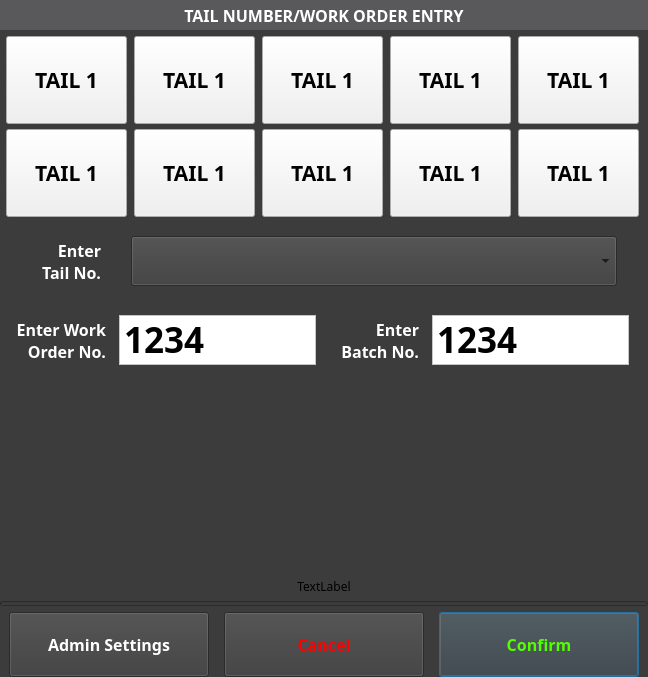
<?xml version="1.0" encoding="UTF-8"?>
<ui version="4.0">
 <class>SelectTail</class>
 <widget class="QWidget" name="SelectTail">
  <property name="windowModality">
   <enum>Qt::WindowModal</enum>
  </property>
  <property name="geometry">
   <rect>
    <x>0</x>
    <y>0</y>
    <width>648</width>
    <height>677</height>
   </rect>
  </property>
  <property name="minimumSize">
   <size>
    <width>648</width>
    <height>677</height>
   </size>
  </property>
  <property name="maximumSize">
   <size>
    <width>648</width>
    <height>677</height>
   </size>
  </property>
  <property name="font">
   <font>
    <family>Century Gothic</family>
   </font>
  </property>
  <property name="windowTitle">
   <string>TAIL NUMBER/WORK ORDER ENTRY [ #aDMINnAMEhERE# ]</string>
  </property>
  <property name="styleSheet">
   <string notr="true">background-color: rgb(60, 60, 60);</string>
  </property>
  <layout class="QGridLayout" name="gridLayout_2">
   <property name="leftMargin">
    <number>0</number>
   </property>
   <property name="topMargin">
    <number>0</number>
   </property>
   <property name="rightMargin">
    <number>0</number>
   </property>
   <property name="bottomMargin">
    <number>0</number>
   </property>
   <item row="0" column="0">
    <widget class="QLabel" name="lblTitle">
     <property name="sizePolicy">
      <sizepolicy hsizetype="Preferred" vsizetype="Fixed">
       <horstretch>0</horstretch>
       <verstretch>0</verstretch>
      </sizepolicy>
     </property>
     <property name="minimumSize">
      <size>
       <width>0</width>
       <height>30</height>
      </size>
     </property>
     <property name="maximumSize">
      <size>
       <width>16777215</width>
       <height>30</height>
      </size>
     </property>
     <property name="font">
      <font>
       <family>Century Gothic</family>
       <pointsize>12</pointsize>
       <weight>75</weight>
       <bold>true</bold>
      </font>
     </property>
     <property name="styleSheet">
      <string notr="true">color: rgb(255, 255, 255);
background-color: rgb(89, 89, 92);</string>
     </property>
     <property name="text">
      <string>TAIL NUMBER/WORK ORDER ENTRY</string>
     </property>
     <property name="alignment">
      <set>Qt::AlignCenter</set>
     </property>
    </widget>
   </item>
   <item row="7" column="0">
    <widget class="QProgressBar" name="progressBar">
     <property name="minimumSize">
      <size>
       <width>0</width>
       <height>5</height>
      </size>
     </property>
     <property name="maximumSize">
      <size>
       <width>16777215</width>
       <height>5</height>
      </size>
     </property>
     <property name="font">
      <font>
       <family>Century Gothic</family>
      </font>
     </property>
     <property name="value">
      <number>0</number>
     </property>
     <property name="textVisible">
      <bool>false</bool>
     </property>
    </widget>
   </item>
   <item row="8" column="0">
    <layout class="QGridLayout" name="gridLayout">
     <item row="0" column="0" alignment="Qt::AlignVCenter">
      <widget class="QPushButton" name="btnAdmin">
       <property name="sizePolicy">
        <sizepolicy hsizetype="Fixed" vsizetype="Fixed">
         <horstretch>0</horstretch>
         <verstretch>0</verstretch>
        </sizepolicy>
       </property>
       <property name="minimumSize">
        <size>
         <width>200</width>
         <height>65</height>
        </size>
       </property>
       <property name="font">
        <font>
         <family>Century Gothic</family>
         <pointsize>12</pointsize>
         <weight>75</weight>
         <bold>true</bold>
        </font>
       </property>
       <property name="styleSheet">
        <string notr="true">color: rgb(255, 255, 255);</string>
       </property>
       <property name="text">
        <string>Admin Settings</string>
       </property>
       <property name="flat">
        <bool>false</bool>
       </property>
      </widget>
     </item>
     <item row="0" column="1" alignment="Qt::AlignVCenter">
      <widget class="QPushButton" name="btnCancel">
       <property name="sizePolicy">
        <sizepolicy hsizetype="Fixed" vsizetype="Fixed">
         <horstretch>0</horstretch>
         <verstretch>0</verstretch>
        </sizepolicy>
       </property>
       <property name="minimumSize">
        <size>
         <width>200</width>
         <height>65</height>
        </size>
       </property>
       <property name="font">
        <font>
         <family>Century Gothic</family>
         <pointsize>12</pointsize>
         <weight>75</weight>
         <bold>true</bold>
        </font>
       </property>
       <property name="styleSheet">
        <string notr="true">color: rgb(255, 0, 0);</string>
       </property>
       <property name="text">
        <string>Cancel</string>
       </property>
       <property name="flat">
        <bool>false</bool>
       </property>
      </widget>
     </item>
     <item row="0" column="2">
      <widget class="QPushButton" name="btnConfirm">
       <property name="sizePolicy">
        <sizepolicy hsizetype="Fixed" vsizetype="Fixed">
         <horstretch>0</horstretch>
         <verstretch>0</verstretch>
        </sizepolicy>
       </property>
       <property name="minimumSize">
        <size>
         <width>200</width>
         <height>65</height>
        </size>
       </property>
       <property name="palette">
        <palette>
         <active>
          <colorrole role="WindowText">
           <brush brushstyle="SolidPattern">
            <color alpha="255">
             <red>85</red>
             <green>255</green>
             <blue>0</blue>
            </color>
           </brush>
          </colorrole>
          <colorrole role="Button">
           <brush brushstyle="SolidPattern">
            <color alpha="255">
             <red>60</red>
             <green>60</green>
             <blue>60</blue>
            </color>
           </brush>
          </colorrole>
          <colorrole role="Text">
           <brush brushstyle="SolidPattern">
            <color alpha="255">
             <red>85</red>
             <green>255</green>
             <blue>0</blue>
            </color>
           </brush>
          </colorrole>
          <colorrole role="ButtonText">
           <brush brushstyle="SolidPattern">
            <color alpha="255">
             <red>85</red>
             <green>255</green>
             <blue>0</blue>
            </color>
           </brush>
          </colorrole>
          <colorrole role="Base">
           <brush brushstyle="SolidPattern">
            <color alpha="255">
             <red>60</red>
             <green>60</green>
             <blue>60</blue>
            </color>
           </brush>
          </colorrole>
          <colorrole role="Window">
           <brush brushstyle="SolidPattern">
            <color alpha="255">
             <red>60</red>
             <green>60</green>
             <blue>60</blue>
            </color>
           </brush>
          </colorrole>
          <colorrole role="HighlightedText">
           <brush brushstyle="SolidPattern">
            <color alpha="255">
             <red>255</red>
             <green>255</green>
             <blue>0</blue>
            </color>
           </brush>
          </colorrole>
         </active>
         <inactive>
          <colorrole role="WindowText">
           <brush brushstyle="SolidPattern">
            <color alpha="255">
             <red>85</red>
             <green>255</green>
             <blue>0</blue>
            </color>
           </brush>
          </colorrole>
          <colorrole role="Button">
           <brush brushstyle="SolidPattern">
            <color alpha="255">
             <red>60</red>
             <green>60</green>
             <blue>60</blue>
            </color>
           </brush>
          </colorrole>
          <colorrole role="Text">
           <brush brushstyle="SolidPattern">
            <color alpha="255">
             <red>85</red>
             <green>255</green>
             <blue>0</blue>
            </color>
           </brush>
          </colorrole>
          <colorrole role="ButtonText">
           <brush brushstyle="SolidPattern">
            <color alpha="255">
             <red>85</red>
             <green>255</green>
             <blue>0</blue>
            </color>
           </brush>
          </colorrole>
          <colorrole role="Base">
           <brush brushstyle="SolidPattern">
            <color alpha="255">
             <red>60</red>
             <green>60</green>
             <blue>60</blue>
            </color>
           </brush>
          </colorrole>
          <colorrole role="Window">
           <brush brushstyle="SolidPattern">
            <color alpha="255">
             <red>60</red>
             <green>60</green>
             <blue>60</blue>
            </color>
           </brush>
          </colorrole>
          <colorrole role="HighlightedText">
           <brush brushstyle="SolidPattern">
            <color alpha="255">
             <red>255</red>
             <green>255</green>
             <blue>0</blue>
            </color>
           </brush>
          </colorrole>
         </inactive>
         <disabled>
          <colorrole role="WindowText">
           <brush brushstyle="SolidPattern">
            <color alpha="255">
             <red>85</red>
             <green>255</green>
             <blue>0</blue>
            </color>
           </brush>
          </colorrole>
          <colorrole role="Button">
           <brush brushstyle="SolidPattern">
            <color alpha="255">
             <red>60</red>
             <green>60</green>
             <blue>60</blue>
            </color>
           </brush>
          </colorrole>
          <colorrole role="Text">
           <brush brushstyle="SolidPattern">
            <color alpha="255">
             <red>85</red>
             <green>255</green>
             <blue>0</blue>
            </color>
           </brush>
          </colorrole>
          <colorrole role="ButtonText">
           <brush brushstyle="SolidPattern">
            <color alpha="255">
             <red>85</red>
             <green>255</green>
             <blue>0</blue>
            </color>
           </brush>
          </colorrole>
          <colorrole role="Base">
           <brush brushstyle="SolidPattern">
            <color alpha="255">
             <red>60</red>
             <green>60</green>
             <blue>60</blue>
            </color>
           </brush>
          </colorrole>
          <colorrole role="Window">
           <brush brushstyle="SolidPattern">
            <color alpha="255">
             <red>60</red>
             <green>60</green>
             <blue>60</blue>
            </color>
           </brush>
          </colorrole>
          <colorrole role="HighlightedText">
           <brush brushstyle="SolidPattern">
            <color alpha="255">
             <red>255</red>
             <green>255</green>
             <blue>0</blue>
            </color>
           </brush>
          </colorrole>
         </disabled>
        </palette>
       </property>
       <property name="font">
        <font>
         <family>Century Gothic</family>
         <pointsize>12</pointsize>
         <weight>75</weight>
         <bold>true</bold>
        </font>
       </property>
       <property name="autoFillBackground">
        <bool>false</bool>
       </property>
       <property name="styleSheet">
        <string notr="true">color: rgb(85, 255, 0);
selection-color: rgb(255, 255, 0);</string>
       </property>
       <property name="text">
        <string>Confirm</string>
       </property>
       <property name="autoDefault">
        <bool>false</bool>
       </property>
       <property name="default">
        <bool>true</bool>
       </property>
       <property name="flat">
        <bool>false</bool>
       </property>
      </widget>
     </item>
    </layout>
   </item>
   <item row="1" column="0">
    <widget class="QFrame" name="frame">
     <property name="sizePolicy">
      <sizepolicy hsizetype="Preferred" vsizetype="Fixed">
       <horstretch>0</horstretch>
       <verstretch>0</verstretch>
      </sizepolicy>
     </property>
     <property name="minimumSize">
      <size>
       <width>0</width>
       <height>181</height>
      </size>
     </property>
     <property name="maximumSize">
      <size>
       <width>16777215</width>
       <height>181</height>
      </size>
     </property>
     <property name="frameShape">
      <enum>QFrame::NoFrame</enum>
     </property>
     <property name="frameShadow">
      <enum>QFrame::Plain</enum>
     </property>
     <property name="lineWidth">
      <number>1</number>
     </property>
     <layout class="QGridLayout" name="speeddial">
      <property name="leftMargin">
       <number>0</number>
      </property>
      <property name="topMargin">
       <number>0</number>
      </property>
      <property name="rightMargin">
       <number>0</number>
      </property>
      <property name="bottomMargin">
       <number>0</number>
      </property>
      <property name="horizontalSpacing">
       <number>1</number>
      </property>
      <property name="verticalSpacing">
       <number>5</number>
      </property>
      <item row="1" column="2">
       <widget class="QPushButton" name="sd8">
        <property name="sizePolicy">
         <sizepolicy hsizetype="Fixed" vsizetype="Fixed">
          <horstretch>0</horstretch>
          <verstretch>0</verstretch>
         </sizepolicy>
        </property>
        <property name="minimumSize">
         <size>
          <width>121</width>
          <height>88</height>
         </size>
        </property>
        <property name="maximumSize">
         <size>
          <width>121</width>
          <height>88</height>
         </size>
        </property>
        <property name="font">
         <font>
          <family>Century Gothic</family>
          <pointsize>16</pointsize>
          <weight>75</weight>
          <bold>true</bold>
         </font>
        </property>
        <property name="styleSheet">
         <string notr="true">background-color: rgb(240, 240, 240);</string>
        </property>
        <property name="text">
         <string>TAIL 1</string>
        </property>
        <property name="flat">
         <bool>false</bool>
        </property>
       </widget>
      </item>
      <item row="1" column="3">
       <widget class="QPushButton" name="sd9">
        <property name="sizePolicy">
         <sizepolicy hsizetype="Fixed" vsizetype="Fixed">
          <horstretch>0</horstretch>
          <verstretch>0</verstretch>
         </sizepolicy>
        </property>
        <property name="minimumSize">
         <size>
          <width>121</width>
          <height>88</height>
         </size>
        </property>
        <property name="maximumSize">
         <size>
          <width>121</width>
          <height>88</height>
         </size>
        </property>
        <property name="font">
         <font>
          <family>Century Gothic</family>
          <pointsize>16</pointsize>
          <weight>75</weight>
          <bold>true</bold>
         </font>
        </property>
        <property name="styleSheet">
         <string notr="true">background-color: rgb(240, 240, 240);</string>
        </property>
        <property name="text">
         <string>TAIL 1</string>
        </property>
        <property name="flat">
         <bool>false</bool>
        </property>
       </widget>
      </item>
      <item row="0" column="2">
       <widget class="QPushButton" name="sd3">
        <property name="sizePolicy">
         <sizepolicy hsizetype="Fixed" vsizetype="Fixed">
          <horstretch>0</horstretch>
          <verstretch>0</verstretch>
         </sizepolicy>
        </property>
        <property name="minimumSize">
         <size>
          <width>121</width>
          <height>88</height>
         </size>
        </property>
        <property name="maximumSize">
         <size>
          <width>121</width>
          <height>88</height>
         </size>
        </property>
        <property name="font">
         <font>
          <family>Century Gothic</family>
          <pointsize>16</pointsize>
          <weight>75</weight>
          <bold>true</bold>
         </font>
        </property>
        <property name="styleSheet">
         <string notr="true">background-color: rgb(240, 240, 240);</string>
        </property>
        <property name="text">
         <string>TAIL 1</string>
        </property>
        <property name="flat">
         <bool>false</bool>
        </property>
       </widget>
      </item>
      <item row="0" column="1">
       <widget class="QPushButton" name="sd2">
        <property name="sizePolicy">
         <sizepolicy hsizetype="Fixed" vsizetype="Fixed">
          <horstretch>0</horstretch>
          <verstretch>0</verstretch>
         </sizepolicy>
        </property>
        <property name="minimumSize">
         <size>
          <width>121</width>
          <height>88</height>
         </size>
        </property>
        <property name="maximumSize">
         <size>
          <width>121</width>
          <height>88</height>
         </size>
        </property>
        <property name="font">
         <font>
          <family>Century Gothic</family>
          <pointsize>16</pointsize>
          <weight>75</weight>
          <bold>true</bold>
         </font>
        </property>
        <property name="styleSheet">
         <string notr="true">background-color: rgb(240, 240, 240);</string>
        </property>
        <property name="text">
         <string>TAIL 1</string>
        </property>
        <property name="flat">
         <bool>false</bool>
        </property>
       </widget>
      </item>
      <item row="0" column="0">
       <widget class="QPushButton" name="sd1">
        <property name="sizePolicy">
         <sizepolicy hsizetype="Fixed" vsizetype="Fixed">
          <horstretch>0</horstretch>
          <verstretch>0</verstretch>
         </sizepolicy>
        </property>
        <property name="minimumSize">
         <size>
          <width>121</width>
          <height>88</height>
         </size>
        </property>
        <property name="maximumSize">
         <size>
          <width>121</width>
          <height>88</height>
         </size>
        </property>
        <property name="font">
         <font>
          <family>Century Gothic</family>
          <pointsize>16</pointsize>
          <weight>75</weight>
          <bold>true</bold>
         </font>
        </property>
        <property name="focusPolicy">
         <enum>Qt::StrongFocus</enum>
        </property>
        <property name="styleSheet">
         <string notr="true">background-color: rgb(240, 240, 240);</string>
        </property>
        <property name="text">
         <string>TAIL 1</string>
        </property>
        <property name="flat">
         <bool>false</bool>
        </property>
       </widget>
      </item>
      <item row="1" column="1">
       <widget class="QPushButton" name="sd7">
        <property name="sizePolicy">
         <sizepolicy hsizetype="Fixed" vsizetype="Fixed">
          <horstretch>0</horstretch>
          <verstretch>0</verstretch>
         </sizepolicy>
        </property>
        <property name="minimumSize">
         <size>
          <width>121</width>
          <height>88</height>
         </size>
        </property>
        <property name="maximumSize">
         <size>
          <width>121</width>
          <height>88</height>
         </size>
        </property>
        <property name="font">
         <font>
          <family>Century Gothic</family>
          <pointsize>16</pointsize>
          <weight>75</weight>
          <bold>true</bold>
         </font>
        </property>
        <property name="styleSheet">
         <string notr="true">background-color: rgb(240, 240, 240);</string>
        </property>
        <property name="text">
         <string>TAIL 1</string>
        </property>
        <property name="flat">
         <bool>false</bool>
        </property>
       </widget>
      </item>
      <item row="1" column="0">
       <widget class="QPushButton" name="sd6">
        <property name="sizePolicy">
         <sizepolicy hsizetype="Fixed" vsizetype="Fixed">
          <horstretch>0</horstretch>
          <verstretch>0</verstretch>
         </sizepolicy>
        </property>
        <property name="minimumSize">
         <size>
          <width>121</width>
          <height>88</height>
         </size>
        </property>
        <property name="maximumSize">
         <size>
          <width>121</width>
          <height>88</height>
         </size>
        </property>
        <property name="font">
         <font>
          <family>Century Gothic</family>
          <pointsize>16</pointsize>
          <weight>75</weight>
          <bold>true</bold>
         </font>
        </property>
        <property name="styleSheet">
         <string notr="true">background-color: rgb(240, 240, 240);</string>
        </property>
        <property name="text">
         <string>TAIL 1</string>
        </property>
        <property name="flat">
         <bool>false</bool>
        </property>
       </widget>
      </item>
      <item row="0" column="4">
       <widget class="QPushButton" name="sd5">
        <property name="sizePolicy">
         <sizepolicy hsizetype="Fixed" vsizetype="Fixed">
          <horstretch>0</horstretch>
          <verstretch>0</verstretch>
         </sizepolicy>
        </property>
        <property name="minimumSize">
         <size>
          <width>121</width>
          <height>88</height>
         </size>
        </property>
        <property name="maximumSize">
         <size>
          <width>121</width>
          <height>88</height>
         </size>
        </property>
        <property name="font">
         <font>
          <family>Century Gothic</family>
          <pointsize>16</pointsize>
          <weight>75</weight>
          <bold>true</bold>
         </font>
        </property>
        <property name="styleSheet">
         <string notr="true">background-color: rgb(240, 240, 240);</string>
        </property>
        <property name="text">
         <string>TAIL 1</string>
        </property>
        <property name="flat">
         <bool>false</bool>
        </property>
       </widget>
      </item>
      <item row="0" column="3">
       <widget class="QPushButton" name="sd4">
        <property name="sizePolicy">
         <sizepolicy hsizetype="Fixed" vsizetype="Fixed">
          <horstretch>0</horstretch>
          <verstretch>0</verstretch>
         </sizepolicy>
        </property>
        <property name="minimumSize">
         <size>
          <width>121</width>
          <height>88</height>
         </size>
        </property>
        <property name="maximumSize">
         <size>
          <width>121</width>
          <height>88</height>
         </size>
        </property>
        <property name="font">
         <font>
          <family>Century Gothic</family>
          <pointsize>16</pointsize>
          <weight>75</weight>
          <bold>true</bold>
         </font>
        </property>
        <property name="styleSheet">
         <string notr="true">background-color: rgb(240, 240, 240);</string>
        </property>
        <property name="text">
         <string>TAIL 1</string>
        </property>
        <property name="flat">
         <bool>false</bool>
        </property>
       </widget>
      </item>
      <item row="1" column="4">
       <widget class="QPushButton" name="sd10">
        <property name="sizePolicy">
         <sizepolicy hsizetype="Fixed" vsizetype="Fixed">
          <horstretch>0</horstretch>
          <verstretch>0</verstretch>
         </sizepolicy>
        </property>
        <property name="minimumSize">
         <size>
          <width>121</width>
          <height>88</height>
         </size>
        </property>
        <property name="maximumSize">
         <size>
          <width>121</width>
          <height>88</height>
         </size>
        </property>
        <property name="font">
         <font>
          <family>Century Gothic</family>
          <pointsize>16</pointsize>
          <weight>75</weight>
          <bold>true</bold>
         </font>
        </property>
        <property name="focusPolicy">
         <enum>Qt::StrongFocus</enum>
        </property>
        <property name="styleSheet">
         <string notr="true">background-color: rgb(240, 240, 240);</string>
        </property>
        <property name="text">
         <string>TAIL 1</string>
        </property>
        <property name="flat">
         <bool>false</bool>
        </property>
       </widget>
      </item>
     </layout>
    </widget>
   </item>
   <item row="2" column="0">
    <widget class="QFrame" name="frame_2">
     <property name="sizePolicy">
      <sizepolicy hsizetype="Preferred" vsizetype="Fixed">
       <horstretch>0</horstretch>
       <verstretch>0</verstretch>
      </sizepolicy>
     </property>
     <property name="minimumSize">
      <size>
       <width>0</width>
       <height>77</height>
      </size>
     </property>
     <property name="maximumSize">
      <size>
       <width>16777215</width>
       <height>77</height>
      </size>
     </property>
     <layout class="QGridLayout" name="tailgrid">
      <property name="leftMargin">
       <number>6</number>
      </property>
      <property name="topMargin">
       <number>6</number>
      </property>
      <property name="rightMargin">
       <number>6</number>
      </property>
      <property name="bottomMargin">
       <number>6</number>
      </property>
      <item row="0" column="0">
       <widget class="QLabel" name="label">
        <property name="minimumSize">
         <size>
          <width>71</width>
          <height>38</height>
         </size>
        </property>
        <property name="maximumSize">
         <size>
          <width>71</width>
          <height>38</height>
         </size>
        </property>
        <property name="font">
         <font>
          <family>Century Gothic</family>
          <pointsize>12</pointsize>
          <weight>75</weight>
          <bold>true</bold>
         </font>
        </property>
        <property name="styleSheet">
         <string notr="true">color: rgb(255, 255, 255);</string>
        </property>
        <property name="text">
         <string>Enter Tail No.</string>
        </property>
        <property name="alignment">
         <set>Qt::AlignRight|Qt::AlignTrailing|Qt::AlignVCenter</set>
        </property>
        <property name="wordWrap">
         <bool>true</bool>
        </property>
       </widget>
      </item>
      <item row="0" column="1">
       <widget class="QComboBox" name="tailComboBox">
        <property name="minimumSize">
         <size>
          <width>486</width>
          <height>50</height>
         </size>
        </property>
        <property name="maximumSize">
         <size>
          <width>486</width>
          <height>50</height>
         </size>
        </property>
        <property name="font">
         <font>
          <family>Century Gothic</family>
          <pointsize>20</pointsize>
          <weight>75</weight>
          <bold>true</bold>
         </font>
        </property>
       </widget>
      </item>
     </layout>
    </widget>
   </item>
   <item row="4" column="0">
    <widget class="QWidget" name="keyboard" native="true">
     <property name="sizePolicy">
      <sizepolicy hsizetype="Expanding" vsizetype="Fixed">
       <horstretch>0</horstretch>
       <verstretch>0</verstretch>
      </sizepolicy>
     </property>
     <property name="minimumSize">
      <size>
       <width>0</width>
       <height>200</height>
      </size>
     </property>
     <layout class="QGridLayout" name="gridLayout_3"/>
    </widget>
   </item>
   <item row="6" column="0">
    <widget class="QLabel" name="errorLabel">
     <property name="text">
      <string>TextLabel</string>
     </property>
     <property name="alignment">
      <set>Qt::AlignCenter</set>
     </property>
    </widget>
   </item>
   <item row="3" column="0">
    <widget class="QFrame" name="frame">
     <property name="sizePolicy">
      <sizepolicy hsizetype="Expanding" vsizetype="Fixed">
       <horstretch>0</horstretch>
       <verstretch>0</verstretch>
      </sizepolicy>
     </property>
     <layout class="QVBoxLayout" name="verticalLayout_2">
      <item>
       <layout class="QGridLayout" name="wo_bn">
        <item row="0" column="0">
         <widget class="QLabel" name="woLabel">
          <property name="minimumSize">
           <size>
            <width>90</width>
            <height>50</height>
           </size>
          </property>
          <property name="maximumSize">
           <size>
            <width>90</width>
            <height>50</height>
           </size>
          </property>
          <property name="font">
           <font>
            <family>Century Gothic</family>
            <pointsize>12</pointsize>
            <weight>75</weight>
            <bold>true</bold>
           </font>
          </property>
          <property name="styleSheet">
           <string notr="true">color: rgb(255, 255, 255);</string>
          </property>
          <property name="text">
           <string>Enter Work Order No.</string>
          </property>
          <property name="alignment">
           <set>Qt::AlignRight|Qt::AlignTrailing|Qt::AlignVCenter</set>
          </property>
          <property name="wordWrap">
           <bool>true</bool>
          </property>
         </widget>
        </item>
        <item row="0" column="2">
         <widget class="QLabel" name="bnLabel">
          <property name="minimumSize">
           <size>
            <width>90</width>
            <height>50</height>
           </size>
          </property>
          <property name="maximumSize">
           <size>
            <width>90</width>
            <height>50</height>
           </size>
          </property>
          <property name="font">
           <font>
            <family>Century Gothic</family>
            <pointsize>12</pointsize>
            <weight>75</weight>
            <bold>true</bold>
           </font>
          </property>
          <property name="styleSheet">
           <string notr="true">color: rgb(255, 255, 255);</string>
          </property>
          <property name="text">
           <string>Enter Batch No.</string>
          </property>
          <property name="alignment">
           <set>Qt::AlignRight|Qt::AlignTrailing|Qt::AlignVCenter</set>
          </property>
          <property name="wordWrap">
           <bool>true</bool>
          </property>
         </widget>
        </item>
        <item row="0" column="3">
         <widget class="QTextEdit" name="bnTextEdit">
          <property name="minimumSize">
           <size>
            <width>197</width>
            <height>50</height>
           </size>
          </property>
          <property name="maximumSize">
           <size>
            <width>197</width>
            <height>50</height>
           </size>
          </property>
          <property name="font">
           <font>
            <family>Century Gothic</family>
            <pointsize>26</pointsize>
            <weight>75</weight>
            <bold>true</bold>
           </font>
          </property>
          <property name="styleSheet">
           <string notr="true">color: rgb(0, 0, 0);
background-color: rgb(255, 255, 255);</string>
          </property>
          <property name="verticalScrollBarPolicy">
           <enum>Qt::ScrollBarAlwaysOff</enum>
          </property>
          <property name="horizontalScrollBarPolicy">
           <enum>Qt::ScrollBarAlwaysOff</enum>
          </property>
          <property name="html">
           <string>&lt;!DOCTYPE HTML PUBLIC &quot;-//W3C//DTD HTML 4.0//EN&quot; &quot;http://www.w3.org/TR/REC-html40/strict.dtd&quot;&gt;
&lt;html&gt;&lt;head&gt;&lt;meta name=&quot;qrichtext&quot; content=&quot;1&quot; /&gt;&lt;style type=&quot;text/css&quot;&gt;
p, li { white-space: pre-wrap; }
&lt;/style&gt;&lt;/head&gt;&lt;body style=&quot; font-family:'Century Gothic'; font-size:26pt; font-weight:600; font-style:normal;&quot;&gt;
&lt;p style=&quot; margin-top:0px; margin-bottom:0px; margin-left:0px; margin-right:0px; -qt-block-indent:0; text-indent:0px;&quot;&gt;1234&lt;/p&gt;&lt;/body&gt;&lt;/html&gt;</string>
          </property>
         </widget>
        </item>
        <item row="0" column="1">
         <widget class="QTextEdit" name="woTextEdit">
          <property name="minimumSize">
           <size>
            <width>197</width>
            <height>50</height>
           </size>
          </property>
          <property name="maximumSize">
           <size>
            <width>197</width>
            <height>50</height>
           </size>
          </property>
          <property name="font">
           <font>
            <family>Century Gothic</family>
            <pointsize>26</pointsize>
            <weight>75</weight>
            <bold>true</bold>
           </font>
          </property>
          <property name="styleSheet">
           <string notr="true">color: rgb(0, 0, 0);
background-color: rgb(255, 255, 255);</string>
          </property>
          <property name="verticalScrollBarPolicy">
           <enum>Qt::ScrollBarAlwaysOff</enum>
          </property>
          <property name="horizontalScrollBarPolicy">
           <enum>Qt::ScrollBarAlwaysOff</enum>
          </property>
          <property name="html">
           <string>&lt;!DOCTYPE HTML PUBLIC &quot;-//W3C//DTD HTML 4.0//EN&quot; &quot;http://www.w3.org/TR/REC-html40/strict.dtd&quot;&gt;
&lt;html&gt;&lt;head&gt;&lt;meta name=&quot;qrichtext&quot; content=&quot;1&quot; /&gt;&lt;style type=&quot;text/css&quot;&gt;
p, li { white-space: pre-wrap; }
&lt;/style&gt;&lt;/head&gt;&lt;body style=&quot; font-family:'Century Gothic'; font-size:26pt; font-weight:600; font-style:normal;&quot;&gt;
&lt;p style=&quot; margin-top:0px; margin-bottom:0px; margin-left:0px; margin-right:0px; -qt-block-indent:0; text-indent:0px;&quot;&gt;1234&lt;/p&gt;&lt;/body&gt;&lt;/html&gt;</string>
          </property>
         </widget>
        </item>
       </layout>
      </item>
     </layout>
    </widget>
   </item>
  </layout>
 </widget>
 <resources/>
 <connections/>
</ui>
